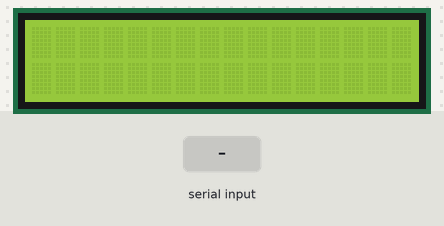
Bench run of a sketch on a simulated Arduino Uno, built with avr-gcc and run on an emulated ATmega328P. Shown: 16×2 character LCD. The test bench sets the inputs (shaded band).

Above: at 1.2 s.
1.3 s: "1" received over Serial
At 3.5 s:
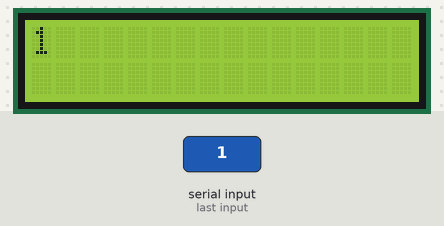
3.8 s: "0" received over Serial
At 5.5 s:
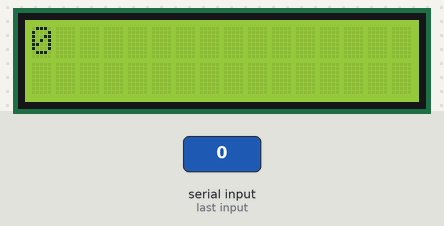
6.3 s: "2" received over Serial
At 8.6 s:
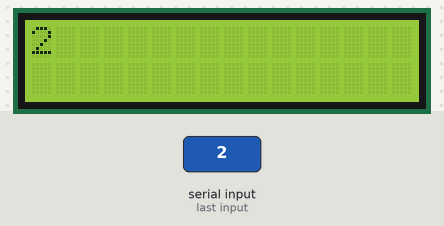
Timing chart, 0 to 10.1 s (numbered marks = the images above; inputs shaded):
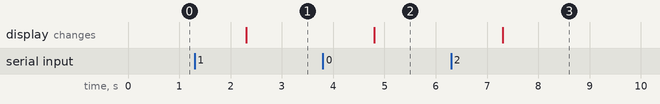

Measured:
- after the input at 1.3 s, the display: changes after 1.0 s (image 1)
- after the input at 3.8 s, the display: changes after 1.0 s (image 2)
- after the input at 6.3 s, the display: changes after 1.0 s (image 3)

The sketch:

Normal_Serial_Input_with_latency.ino
```cpp
#include <LiquidCrystal_I2C.h>

LiquidCrystal_I2C lcd(0x27, 16, 2); // Change the address to match your display's address

void setup() {
  Serial.begin(9600);
  lcd.init();
  lcd.backlight();
}

void loop() {
  if (Serial.available() > 0) {
    String input = Serial.readString();
    lcd.clear();
    lcd.print(input);

  }
}
```
